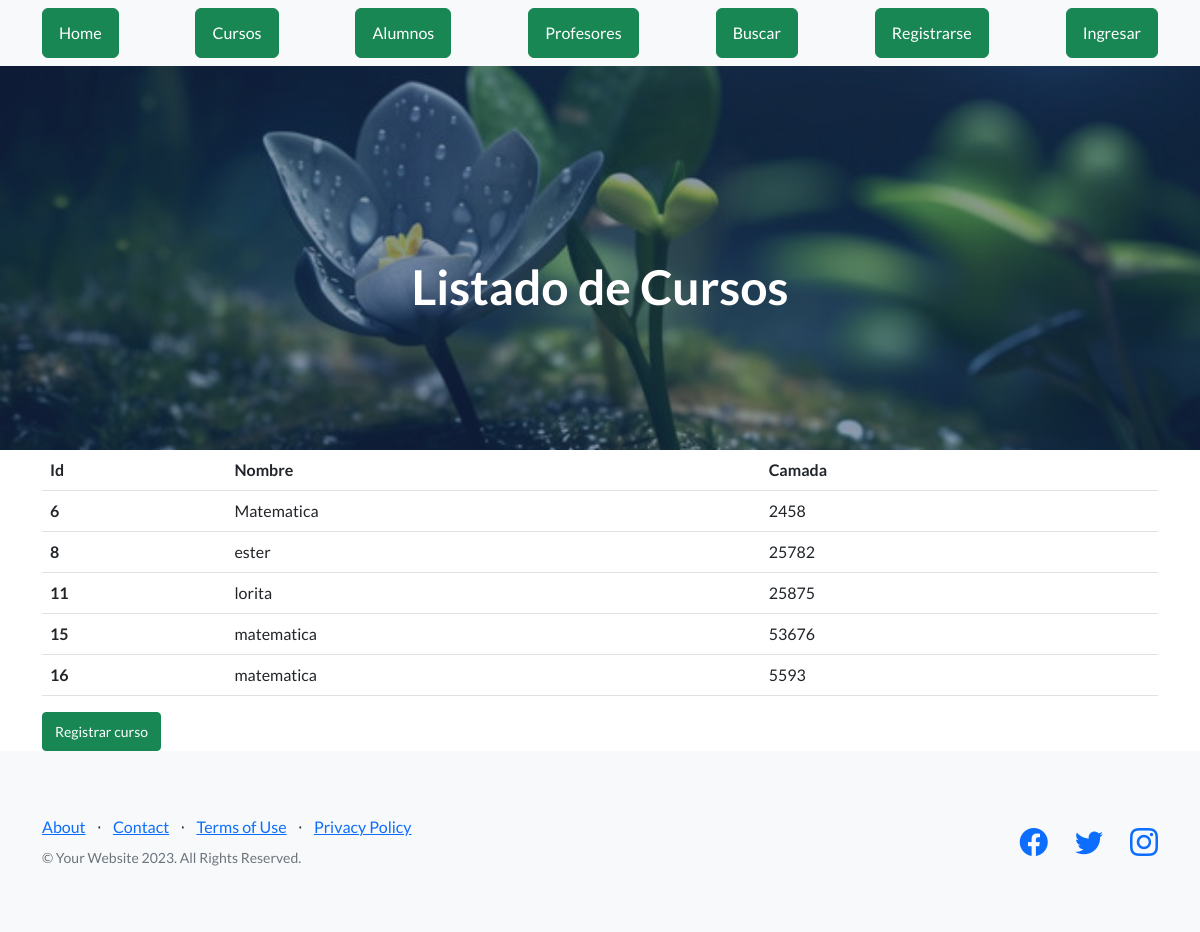
The app's page /AppCoder/ver_cursos with its own data.
### AppCoder/models.py (models this page shows, shortened)
class Curso(models.Model):
    nombre = models.CharField(max_length=40)
    camada = models.IntegerField()

### AppCoder/views.py (the view)
# urls.py: path("ver_cursos", views.ver_cursos, name="cursos"),
def ver_cursos(request):
    cursos = Curso.objects.all()
    avatares = Avatar.objects.filter(user=request.user.id)
    return render(request, 'cursos.html', {'cursos': cursos, 'url': avatares[0].imagen.url if avatares.exists() else None})

### AppCoder/template/cursos.html (shortened to what this page needs)
{% extends 'padre.html' %}
{% load static %}
{% block h1 %} Listado de Cursos {% endblock %}
{% block contenido %}
    <main class="container-lg">
        <table class ="table">
            <thead>
                <th>Id</th>
                <th>Nombre</th>
                <th>Camada</th>
            </thead>
            <tbody>
                {% for n in cursos %}
                <tr>
                    <th scope="row">{{n.id}}</th>
                    <td>{{n.nombre}}</td>
                    <td>{{n.camada}}</td>
                </tr>
                {% endfor %}
            </tbody>
        </table>
        <a class="btn btn-success btn-sm" href="{% url 'alta_curso' %}">Registrar curso</a>
    </main>
{% endblock %}

### records on screen
Curso: id "6", nombre "Matematica", camada "2458"
Curso: id "8", nombre "ester", camada "25782"
Curso: id "11", nombre "lorita", camada "25875"
Curso: id "15", nombre "matematica", camada "53676"
Curso: id "16", nombre "matematica", camada "5593"
